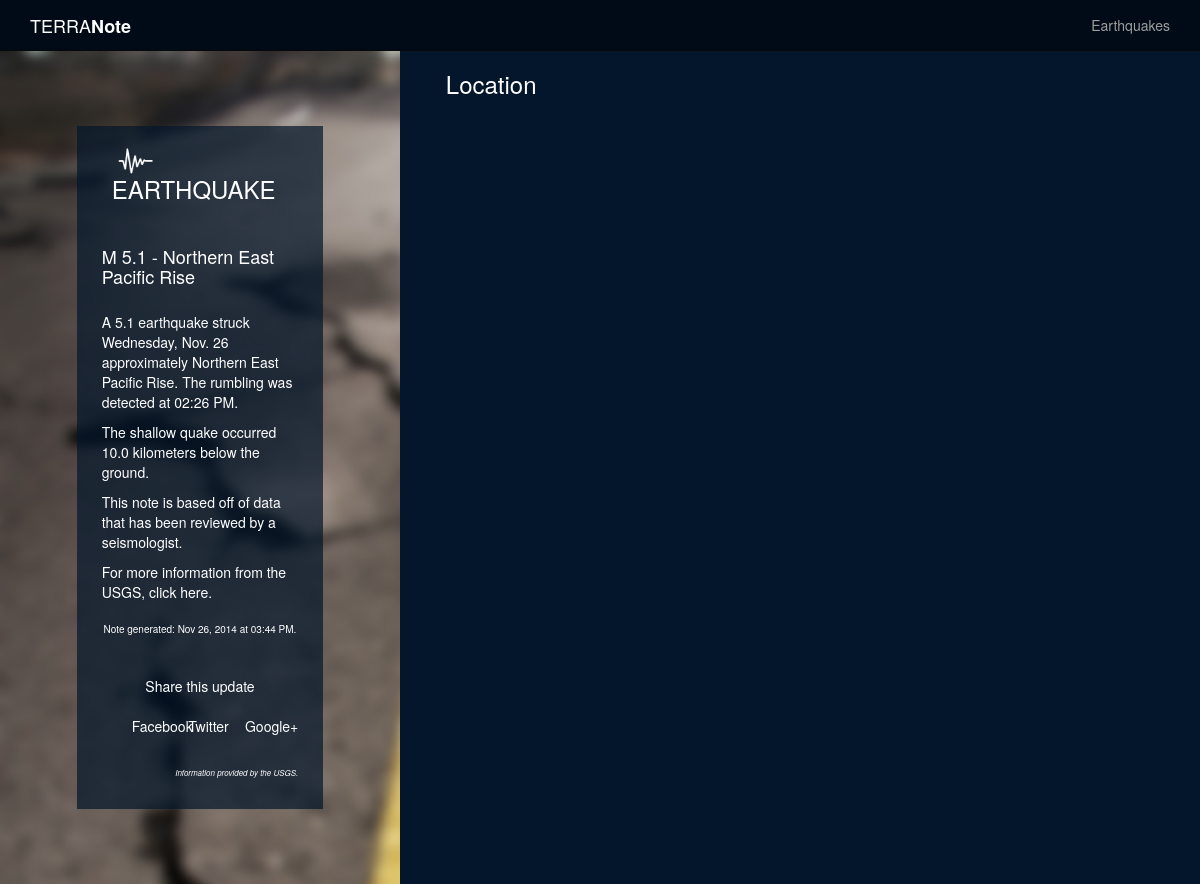
The app's page /note_example, older data.
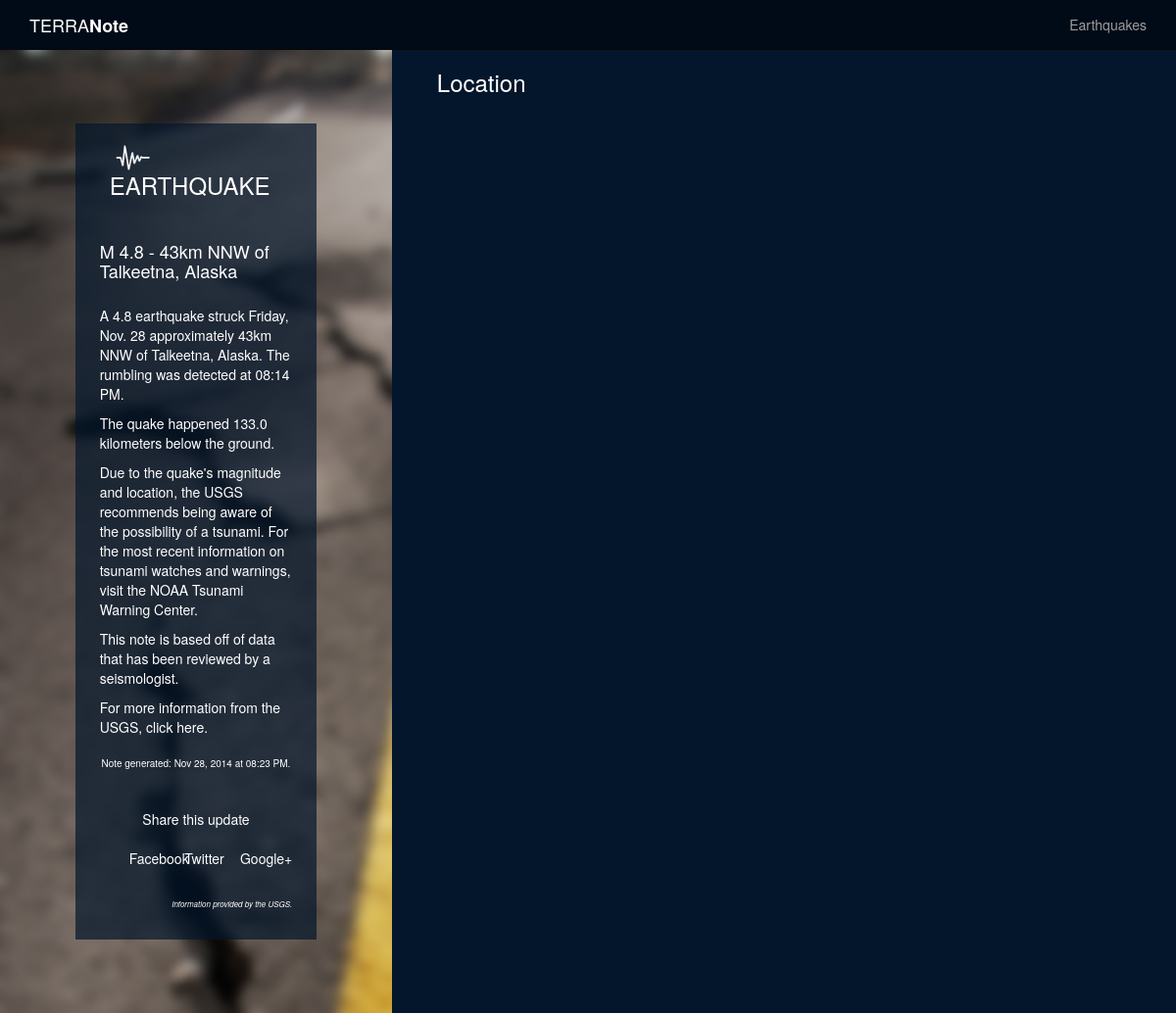
The same page, newer data.
### model.py (models this page shows)
class Quake(Base):
    __tablename__ = "quakes"
    quake_id = Column(String(50), primary_key = True)
    quake_title = Column(String, nullable = False)
    quake_type = Column(String(25), nullable = False)
    magnitude = Column(Float, nullable = False)
    place = Column(String, nullable = False)
    latitude = Column(Float, nullable = False)
    longitude = Column(Float, nullable = False)
    depth = Column(Float, nullable = False)
    quake_datetime = Column(DateTime, nullable = False)
    url = Column(String, nullable = False)
    seismictype = Column(String, nullable = False)
    status = Column(String, nullable = False)
    felt = Column(Integer, nullable = True)
    tsunami = Column(Integer, nullable = True)
    recordtime = Column(DateTime, nullable = False)

### note.py (the view)
@app.route("/note_example")
def note():
	quake = db_session.query(Quake).order_by(Quake.quake_datetime.desc()).first()
	return render_template("quake.html", quake=quake)

### templates/quake.html (shortened to what this page needs)
{% extends 'base.html' %}
{% block body %}
<div class="notepage">
	<div class="col-sm-4" id="quake-background">
		<div class="col-sm-2"></div>
			<div class="col-sm-8"  id="note-background">
				<div class="note">
					{% if quake.seismictype == 'earthquake' %}
						<div class="row">
							<div class="header">
								<img class="icon" src="/static/images/quake-icon.png"/>
								<h3 class="type">EARTHQUAKE</h3>
							</div>
						</div>
						<div class="headline">
							<h4>{{ quake.quake_title }}</h4>
						</div>
						<div class="summary">
							<p>A {{ quake.magnitude }} earthquake struck {{ quake.quake_datetime.strftime('%A') }}, {{ quake.quake_datetime.strftime('%b. %d') }} approximately {{ quake.place }}. The rumbling was detected at {{ quake.quake_datetime.strftime('%I:%M %p') }}.
								{% if quake.depth <= 70 %}
									<p>The shallow quake occurred {{ quake.depth }} kilometers below the ground.</p>
									{% elif quake.depth > 300 %}
									<p>The deep quake occurred {{ quake.depth }} kilometers below the earth's surface.</p>
									{% else %}
									<p>The quake happened {{ quake.depth }} kilometers below the ground.</p>
								{% endif %}
							<div class="tsunami">
								{% if quake.tsunami == 1 %}
								<p>Due to the quake's magnitude and location, the USGS recommends being aware of the possibility of a tsunami. For the most recent information on tsunami watches and warnings, visit the <a href="http://www.tsunami.gov/">NOAA Tsunami Warning Center</a>.
								{% endif %}
							</div>
							<div class="review_status">
								{% if quake.status == 'automatic' %}
								<p>This note is based off of computer-generated data and has not yet been reviewed by a seismologist.</p>
								{% else %}
								<p>This note is based off of data that has been reviewed by a seismologist.</p>
								{% endif %}
								<p>For more information from the USGS, click <a href="{{ quake.url }}">here.</a></p>
							</div>
						</div>
						{% endif %}
					<div class="post-time">
						Note generated: {{ quake.recordtime.strftime('%b %d, %Y at %I:%M %p') }}.
					</div>
					<div class="share">
						<div class="row" id="share">
						Share this update
						</div>
						<div class="row">
							<div class="col-sm-1"></div>
							<div class="col-sm-3">Facebook</div>
							<div class="col-sm-3">Twitter</div>
							<div class="col-sm-3">Google+</div>
							<div class="col-sm-2"></div>
						</div>
					</div>
					<div class="attribution">
						<em>Information provided by the USGS.</em>
					</div>
				</div>
			</div>
		<div class="col-sm-2"></div>
	</div>
	<div class="col-sm-4">
		<div class="col-sm-1"></div>
			<div class="col-sm-10">
				<div class="row">
					<h3>Location</h3>
				</div>
				<div class="row">
					<div id="map_canvas"></div>
				</div>
			</div>
		<div class="col-sm-1"></div>
	</div>
	<div class="col-sm-4">
		<div class="col-sm-2"></div>
			<div class="col-sm-8">
		<div class="col-sm-2"></div>
	</div>
</div>
{% endblock %}

### templates/base.html (shortened to what this page needs)
<html>
    <head>
        <link href="/static/bootstrap/css/bootstrap.min.css" rel="stylesheet">
        <link href="/static/note.css" rel="stylesheet">
        <div class="navbar navbar-inverse navbar-static-top">
            <div class="container">
                <div class="navbar-header">
                    <img src=""><a class="navbar-brand" href="/">TERRA<strong>Note</strong></a>
                </div>
                <div class="navbar-collapse collapse">
                    <ul class="nav navbar-nav navbar-right">
                            <li> <a href="/quakes">Earthquakes</a></li>
                    </ul>
                </div>
            </div>
        </div>
    </head>
    <body>
        {% block body %}
        {% endblock %}
    </body>
</html>

### static/note.css (style rules this page uses)
body { background-color: #04162b; color: #FFFFFF }
a { color:inherit; text-decoration: none; }
.navbar { margin-bottom: 0px; }
.navbar-inverse { background-color: #000b17; }
.navbar-inverse .navbar-brand { color: #FFFFFF; }
.header { margin-bottom: 25px; }
.note { padding-left: 10px; padding-right: 10px; padding-bottom: 20px; color: #FFFFFF; }
.type { margin-left: 25px; padding-top: 5px; }
.headline { margin-top: 20px; margin-bottom: 25px; }
.post-time { text-align: center; padding-top: 10px; padding-bottom: 10px; font-size: 10px; }
.share { padding-top: 10px; padding-bottom: 10px; text-align: center; }
.attribution { text-align: right; padding-top: 20px; padding-bottom: 10px; font-size: 8px; }
#note-background { margin-top: 75px; margin-bottom: 75px; background: rgba(4, 22, 43, 0.7); }
#share { padding-top: 20px; padding-bottom: 20px; text-align: center; }
img.icon { height: 30px; padding-right: 30px; padding-left: 30px; float: left; }
#map_canvas { height: 400px; width: 100%; }
#quake-background { background-image: url("/static/images/quake-blur-sfw.jpg"); }

Row changes from the older to the newer data that the page shows:
no longer on this page (row unchanged): Quake: quake_title "M 5.1 - Northern East Pacific Rise", magnitude "5.1", quake_datetime "Wednesday", quake_datetime "Nov. 26", place "Northern East Pacific Rise", quake_datetime "02:26 PM", depth "10.0", recordtime "Nov 26, 2014 at 03:44 PM"
added Quake: quake_title "M 4.8 - 43km NNW of Talkeetna, Alaska", magnitude "4.8", quake_datetime "Friday", quake_datetime "Nov. 28", place "43km NNW of Talkeetna, Alaska", quake_datetime "08:14 PM", depth "133.0", recordtime "Nov 28, 2014 at 08:23 PM"
Text that changed along with them:
text no longer shown: "The shallow quake occurred"
text now shown: "The quake happened Due to the quake's magnitude and location, the USGS recommends being aware of the possibility of a tsunami. For the most recent information on tsunami watches and warnings, visit the NOAA Tsunami Warning Center ."
